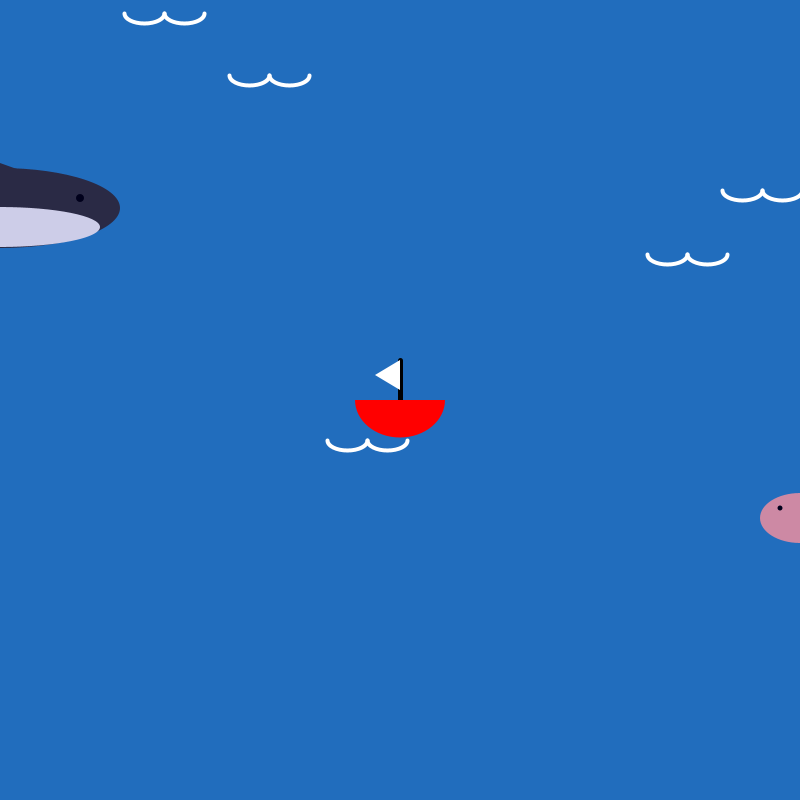
Frame 1 (no input)
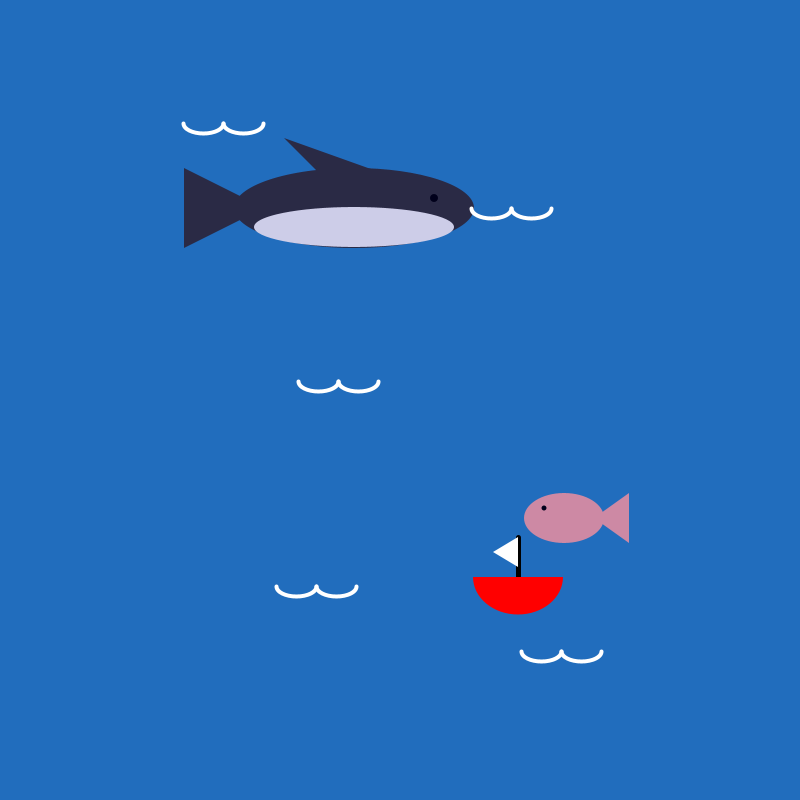
Frame 60 (the mouse pressed at the canvas centre just before this capture)
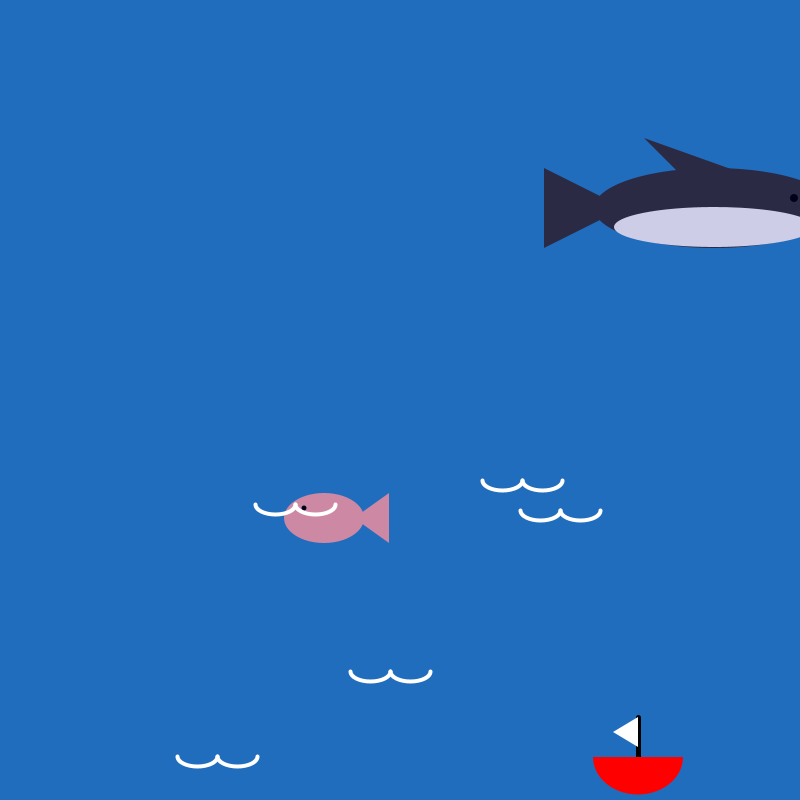
Frame 120 (the mouse held since frame 60 and released just before this capture)

The Processing sketch that drew these frames (run headless with seeded random() and noise(); from frame 60 on, the mouse is pressed at the canvas centre):

// Processing sketch: animation_semester1_project
// ── animation_semester1_project.pde
/*This is an animation of an ocean scene with one small fish and one bigger shark
 going in opposite direction with a random y position. There is also a small boat
 bouncing around the screen and waves that are drawn in random locations with a
 fluctuating number of waves generated per frame. I tried to make the boat follow where
 you dragged your mouse, but I decided against it because I thought that the bouncing
 boat looked nicer. It took me a while to figure the wave generation code because I had
 to figure out the for loop and coundown. I like swimming and fishing, so I was inspired
 by that to create this ocean scene. */

int fishx = 800; //x and y of small fish
int fishy;
int fish2x = 0; //x and y of big fish
int fish2y;
float boatx = 400; //x and y of boat
float boaty = 400;
float boatdx = 2; //change in x and y of boat
float boatdy = 3;
int wavex; //x and y of random waves
int wavey;
int waveCountdown = 199; //wave countdown for new wave generation
boolean newWaves; //shows whether or not the countdown has reached 0
int amountOfWaves = 5; //amount of waves generated each frame

void draw () {

  background(#2987ca);
  noStroke();

  //fish number one

  push();
  translate(fishx, fishy);
  fill(#ffaaaa);
  triangle(30, 0, 65, -25, 65, 25);
  ellipse(0, 0, 80, 50);
  fill(0);
  circle(-20, -10, 5);
  pop();
  fishx = fishx - 2;

  //fish number two (shark)

  push();
  translate(fish2x, fish2y);
  fill(#343434);
  triangle(-90, 0, -170, -40, -170, 40);
  triangle(70, -20, -70, -70, -20, -20);
  ellipse(0, 0, 240, 80);
  fill(255);
  ellipse(0, 19, 200, 40);
  fill(0);
  circle(80, -10, 8);

  pop();
  fish2x = fish2x + 3;

  //fish random position

  if (fishx <= -80) {
    fishx = 880;
    fishy = (int) random(50, 751);
  } else if (fishx > -80 && fishx < 880) {
    fishx = fishx - 2;
  } else {
    fishx = fishx - 2;
  }

  //fish number two (shark) random position

  if (fish2x >= 880) {
    fish2x = -80;
    fish2y = (int) random(50, 751);
  } else if (fish2x > -80 && fish2x < 880) {
    fish2x = fish2x + 3;
  } else {
    fish2x = fish2x + 3;
  }

  //blue tint over the fish
  
  fill(#00008b, 50);
  rect(-1, -1, 850, 850);

  //random waves countdown for a new number of waves

  waveCountdown = waveCountdown - 1;

  if (waveCountdown > 0) {
    newWaves = true;
  } else if (waveCountdown <= 0) {
    newWaves = false;
  }

  //wave generation + making a random number of waves per frame

  if (newWaves == true) {
    for (int i = 0; i < amountOfWaves; i = i+1) {
      wavex = (int) random(1, 801);
      wavey = (int) random(1, 801);
      push();
      translate(wavex, wavey);
      noFill();
      stroke(255);
      strokeWeight(4);
      arc(-20, 0, 40, 20, 0, PI);
      arc(20, 0, 40, 20, 0, PI);
      pop();
    }
  } else if (newWaves == false) {
    waveCountdown = 200;
    amountOfWaves = (int) random(3, 8);
  }

  //boat

  fill(0);
  push();
  translate(boatx, boaty);
  stroke(0);
  strokeWeight(5);
  line(0, 0, 0, -40);
  noStroke();
  fill(#ff0000);
  arc(0, 0, 90, 75, 0, PI, PIE);
  fill(255);
  triangle(0, -10, -25, -25, 0, -40);
  pop();

  //boat bouncing animation - this was borrowed from my own bouncing ball code

  boatx = boatx + boatdx;
  if (boatx >= width-20 || boatx <= 20) {
    boatdx = -boatdx;
  }

  boaty = boaty + boatdy;
  if (boaty >= height-20 || boaty <= 20) {
    boatdy = -boatdy;
  }
}

// ── setup.pde
void setup () {
  size(800,800);
  
  fishy = (int) random(1,801);
  fish2y = (int) random(1,801);
}
